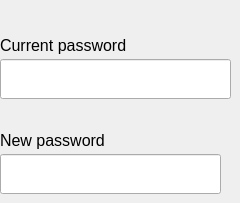
                 <widget class="QWidget" name="ChangePassword_tab">
                  <attribute name="title">
                   <string>Change password</string>
                  </attribute>
                  <widget class="QLineEdit" name="Account_currentPassword_EditLine">
                   <property name="geometry">
                    <rect>
                     <x>0</x>
                     <y>59</y>
                     <width>231</width>
                     <height>40</height>
                    </rect>
                   </property>
                  </widget>
                  <widget class="QLineEdit" name="Account_newPassword_EditLine">
                   <property name="geometry">
                    <rect>
                     <x>0</x>
                     <y>154</y>
                     <width>221</width>
                     <height>40</height>
                    </rect>
                   </property>
                  </widget>
                  <widget class="QLabel" name="Account_currentPassword_label">
                   <property name="geometry">
                    <rect>
                     <x>0</x>
                     <y>35</y>
                     <width>171</width>
                     <height>20</height>
                    </rect>
                   </property>
                   <property name="font">
                    <font>
                     <pointsize>12</pointsize>
                    </font>
                   </property>
                   <property name="text">
                    <string>Current password</string>
                   </property>
                  </widget>
                  <widget class="QLabel" name="Account_newPassword_label">
                   <property name="geometry">
                    <rect>
                     <x>0</x>
                     <y>130</y>
                     <width>141</width>
                     <height>20</height>
                    </rect>
                   </property>
                   <property name="font">
                    <font>
                     <pointsize>12</pointsize>
                    </font>
                   </property>
                   <property name="text">
                    <string>New password</string>
                   </property>
                  </widget>
                 </widget>
